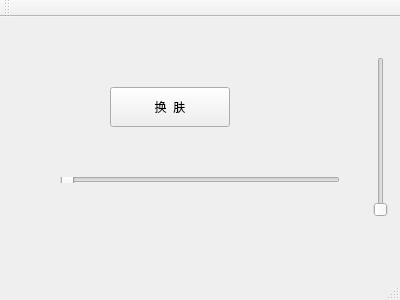
<?xml version="1.0" encoding="UTF-8"?>
<ui version="4.0">
 <class>MainWindow</class>
 <widget class="QMainWindow" name="MainWindow">
  <property name="geometry">
   <rect>
    <x>0</x>
    <y>0</y>
    <width>400</width>
    <height>300</height>
   </rect>
  </property>
  <property name="windowTitle">
   <string>MainWindow</string>
  </property>
  <property name="styleSheet">
   <string notr="true"/>
  </property>
  <widget class="QWidget" name="centralWidget">
   <widget class="QPushButton" name="pushButton">
    <property name="geometry">
     <rect>
      <x>110</x>
      <y>70</y>
      <width>120</width>
      <height>40</height>
     </rect>
    </property>
    <property name="styleSheet">
     <string notr="true"/>
    </property>
    <property name="text">
     <string>换  肤</string>
    </property>
   </widget>
   <widget class="QSlider" name="horizontalSlider">
    <property name="geometry">
     <rect>
      <x>60</x>
      <y>160</y>
      <width>280</width>
      <height>6</height>
     </rect>
    </property>
    <property name="orientation">
     <enum>Qt::Horizontal</enum>
    </property>
   </widget>
   <widget class="QSlider" name="verticalSlider">
    <property name="geometry">
     <rect>
      <x>370</x>
      <y>40</y>
      <width>22</width>
      <height>160</height>
     </rect>
    </property>
    <property name="orientation">
     <enum>Qt::Vertical</enum>
    </property>
   </widget>
  </widget>
  <widget class="QMenuBar" name="menuBar">
   <property name="geometry">
    <rect>
     <x>0</x>
     <y>0</y>
     <width>400</width>
     <height>23</height>
    </rect>
   </property>
  </widget>
  <widget class="QToolBar" name="mainToolBar">
   <attribute name="toolBarArea">
    <enum>TopToolBarArea</enum>
   </attribute>
   <attribute name="toolBarBreak">
    <bool>false</bool>
   </attribute>
  </widget>
  <widget class="QStatusBar" name="statusBar"/>
 </widget>
 <layoutdefault spacing="6" margin="11"/>
 <resources/>
 <connections/>
</ui>
